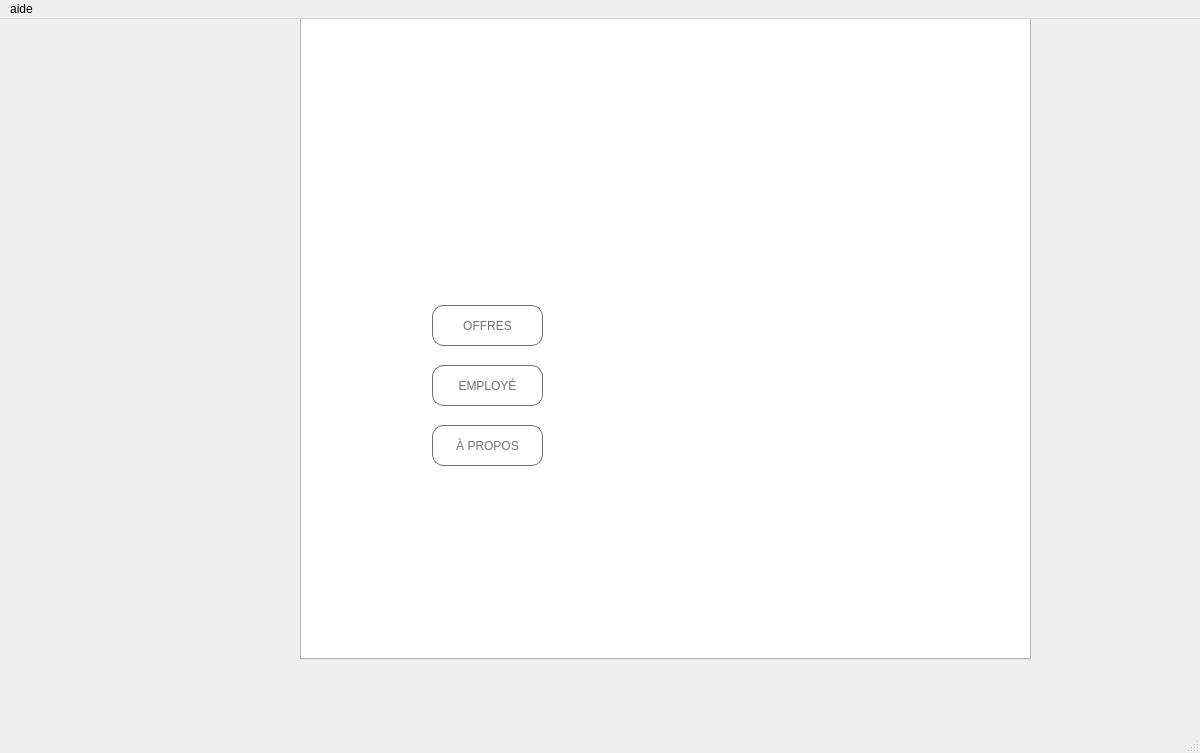
<?xml version="1.0" encoding="UTF-8"?>
<ui version="4.0">
 <class>Accueille</class>
 <widget class="QMainWindow" name="Accueille">
  <property name="geometry">
   <rect>
    <x>0</x>
    <y>0</y>
    <width>1200</width>
    <height>753</height>
   </rect>
  </property>
  <property name="windowTitle">
   <string>Accueille</string>
  </property>
  <widget class="QWidget" name="centralwidget">
   <property name="styleSheet">
    <string notr="true"/>
   </property>
   <widget class="QTabWidget" name="tabWidget">
    <property name="geometry">
     <rect>
      <x>300</x>
      <y>-30</y>
      <width>731</width>
      <height>671</height>
     </rect>
    </property>
    <property name="toolTip">
     <string>&lt;html&gt;&lt;head/&gt;&lt;body&gt;&lt;p&gt;&lt;br/&gt;&lt;/p&gt;&lt;/body&gt;&lt;/html&gt;</string>
    </property>
    <property name="whatsThis">
     <string>&lt;html&gt;&lt;head/&gt;&lt;body&gt;&lt;p&gt;&lt;br/&gt;&lt;/p&gt;&lt;/body&gt;&lt;/html&gt;</string>
    </property>
    <property name="styleSheet">
     <string notr="true">background-color: rgb(255, 255, 255);</string>
    </property>
    <property name="currentIndex">
     <number>0</number>
    </property>
    <widget class="QWidget" name="acceuil">
     <property name="styleSheet">
      <string notr="true"/>
     </property>
     <attribute name="title">
      <string>ACCUEIL</string>
     </attribute>
     <widget class="QLabel" name="label">
      <property name="geometry">
       <rect>
        <x>50</x>
        <y>40</y>
        <width>621</width>
        <height>561</height>
       </rect>
      </property>
      <property name="styleSheet">
       <string notr="true">border-image: url(:/resource/resource/bg.png);</string>
      </property>
      <property name="text">
       <string/>
      </property>
     </widget>
     <widget class="QPushButton" name="offre">
      <property name="geometry">
       <rect>
        <x>130</x>
        <y>290</y>
        <width>111</width>
        <height>41</height>
       </rect>
      </property>
      <property name="styleSheet">
       <string notr="true">
QPushButton{

border: 1px solid #707070;
border-radius: 11px;
font-family: &quot;Century Gothic&quot;;
color: #707070;

}

QPushButton:hover{
    background-color: #3F7146;
    color: #FFF;
}</string>
      </property>
      <property name="text">
       <string>OFFRES</string>
      </property>
     </widget>
     <widget class="QPushButton" name="employee">
      <property name="geometry">
       <rect>
        <x>130</x>
        <y>350</y>
        <width>111</width>
        <height>41</height>
       </rect>
      </property>
      <property name="styleSheet">
       <string notr="true">
QPushButton{

border: 1px solid #707070;
border-radius: 11px;
font-family: &quot;Century Gothic&quot;;
color: #707070;

}

QPushButton:hover{
    background-color: #3F7146;
    color: #FFF;
}</string>
      </property>
      <property name="text">
       <string>EMPLOYÉ</string>
      </property>
     </widget>
     <widget class="QPushButton" name="apropos">
      <property name="geometry">
       <rect>
        <x>130</x>
        <y>410</y>
        <width>111</width>
        <height>41</height>
       </rect>
      </property>
      <property name="styleSheet">
       <string notr="true">
QPushButton{

border: 1px solid #707070;
border-radius: 11px;
font-family: &quot;Century Gothic&quot;;
color: #707070;

}

QPushButton:hover{
    background-color: #3F7146;
    color: #FFF;
}</string>
      </property>
      <property name="text">
       <string>À PROPOS</string>
      </property>
     </widget>
    </widget>
    <widget class="QWidget" name="tabE">
     <attribute name="title">
      <string>EMPLOYE</string>
     </attribute>
     <widget class="QLabel" name="label_2">
      <property name="geometry">
       <rect>
        <x>-10</x>
        <y>-40</y>
        <width>731</width>
        <height>661</height>
       </rect>
      </property>
      <property name="styleSheet">
       <string notr="true">border-image: url(:/resource/resource/background interface.png);</string>
      </property>
      <property name="text">
       <string/>
      </property>
     </widget>
     <widget class="QLabel" name="label_3">
      <property name="geometry">
       <rect>
        <x>150</x>
        <y>20</y>
        <width>411</width>
        <height>20</height>
       </rect>
      </property>
      <property name="styleSheet">
       <string notr="true">background: transparent;</string>
      </property>
      <property name="text">
       <string>EMPLOYE</string>
      </property>
      <property name="alignment">
       <set>Qt::AlignCenter</set>
      </property>
     </widget>
     <widget class="QLabel" name="label_4">
      <property name="geometry">
       <rect>
        <x>220</x>
        <y>110</y>
        <width>271</width>
        <height>21</height>
       </rect>
      </property>
      <property name="styleSheet">
       <string notr="true">background-color: rgb(255, 255, 255);
font: 81 9pt &quot;Cantarell&quot;;
color:black;</string>
      </property>
      <property name="text">
       <string>INFORMATIONS SUR L'EMPLOYÉ</string>
      </property>
      <property name="alignment">
       <set>Qt::AlignCenter</set>
      </property>
     </widget>
     <widget class="QLabel" name="label_5">
      <property name="geometry">
       <rect>
        <x>150</x>
        <y>150</y>
        <width>401</width>
        <height>311</height>
       </rect>
      </property>
      <property name="styleSheet">
       <string notr="true">background-color: rgb(255, 255, 255);
border-radius:10px;</string>
      </property>
      <property name="text">
       <string/>
      </property>
     </widget>
     <widget class="QPushButton" name="acceuilEmployee">
      <property name="geometry">
       <rect>
        <x>290</x>
        <y>540</y>
        <width>121</width>
        <height>27</height>
       </rect>
      </property>
      <property name="styleSheet">
       <string notr="true">background-color: rgb(255, 255, 255);
color:black;
border:2px solid;
border-color: rgb(44, 77, 49);</string>
      </property>
      <property name="text">
       <string>ACCUEIL</string>
      </property>
     </widget>
     <widget class="QPushButton" name="valider">
      <property name="geometry">
       <rect>
        <x>220</x>
        <y>490</y>
        <width>87</width>
        <height>27</height>
       </rect>
      </property>
      <property name="text">
       <string>valider</string>
      </property>
     </widget>
     <widget class="QPushButton" name="suprimer">
      <property name="geometry">
       <rect>
        <x>390</x>
        <y>490</y>
        <width>87</width>
        <height>27</height>
       </rect>
      </property>
      <property name="text">
       <string>supprimer</string>
      </property>
     </widget>
     <widget class="QWidget" name="layoutWidget">
      <property name="geometry">
       <rect>
        <x>170</x>
        <y>160</y>
        <width>351</width>
        <height>281</height>
       </rect>
      </property>
      <layout class="QVBoxLayout" name="verticalLayout">
       <item>
        <layout class="QHBoxLayout" name="horizontalLayout">
         <item>
          <widget class="QLabel" name="label_6">
           <property name="styleSheet">
            <string notr="true">font: 8pt &quot;Cantarell&quot;;
color:black;
</string>
           </property>
           <property name="text">
            <string>NOM:</string>
           </property>
          </widget>
         </item>
         <item>
          <widget class="QLineEdit" name="nom">
           <property name="styleSheet">
            <string notr="true">border:1px solid rgb(154, 153, 150);
background-color: rgb(255, 255, 255);
border-radius:3px;</string>
           </property>
          </widget>
         </item>
        </layout>
       </item>
       <item>
        <layout class="QHBoxLayout" name="horizontalLayout_2">
         <item>
          <widget class="QLabel" name="label_15">
           <property name="styleSheet">
            <string notr="true">font: 8pt &quot;Cantarell&quot;;
color:black;
</string>
           </property>
           <property name="text">
            <string>PRENOM:</string>
           </property>
          </widget>
         </item>
         <item>
          <widget class="QLineEdit" name="prenom">
           <property name="styleSheet">
            <string notr="true">border:1px solid rgb(154, 153, 150);
background-color: rgb(255, 255, 255);
border-radius:3px;</string>
           </property>
          </widget>
         </item>
        </layout>
       </item>
       <item>
        <layout class="QHBoxLayout" name="horizontalLayout_11">
         <property name="rightMargin">
          <number>30</number>
         </property>
         <item>
          <widget class="QLabel" name="label_16">
           <property name="styleSheet">
            <string notr="true">font: 8pt &quot;Cantarell&quot;;
color:black;
</string>
           </property>
           <property name="text">
            <string>DATE DE NAISSANCE:</string>
           </property>
          </widget>
         </item>
         <item>
          <widget class="QDateEdit" name="dateDeNaissance">
           <property name="timeSpec">
            <enum>Qt::LocalTime</enum>
           </property>
          </widget>
         </item>
        </layout>
       </item>
       <item>
        <layout class="QHBoxLayout" name="horizontalLayout_13">
         <property name="rightMargin">
          <number>30</number>
         </property>
         <item>
          <widget class="QLabel" name="label_18">
           <property name="styleSheet">
            <string notr="true">font: 8pt &quot;Cantarell&quot;;
color:black;
</string>
           </property>
           <property name="text">
            <string>ANNÉE D'EMBAUCHE:</string>
           </property>
          </widget>
         </item>
         <item>
          <widget class="QDateEdit" name="anneeDembauche"/>
         </item>
        </layout>
       </item>
       <item>
        <layout class="QHBoxLayout" name="horizontalLayout_12">
         <item>
          <widget class="QLabel" name="label_17">
           <property name="styleSheet">
            <string notr="true">font: 8pt &quot;Cantarell&quot;;
color:black;
</string>
           </property>
           <property name="text">
            <string>SEXE:</string>
           </property>
          </widget>
         </item>
         <item>
          <widget class="QRadioButton" name="homme">
           <property name="text">
            <string>Homme</string>
           </property>
          </widget>
         </item>
         <item>
          <widget class="QRadioButton" name="femme">
           <property name="text">
            <string>Femme</string>
           </property>
          </widget>
         </item>
        </layout>
       </item>
       <item>
        <layout class="QHBoxLayout" name="horizontalLayout_9">
         <property name="rightMargin">
          <number>0</number>
         </property>
         <item>
          <widget class="QLabel" name="label_13">
           <property name="styleSheet">
            <string notr="true">font: 8pt &quot;Cantarell&quot;;
color:black;
</string>
           </property>
           <property name="text">
            <string>MATRICULE:</string>
           </property>
          </widget>
         </item>
         <item>
          <widget class="QLineEdit" name="matricule">
           <property name="styleSheet">
            <string notr="true">border:1px solid rgb(154, 153, 150);
background-color: rgb(255, 255, 255);
border-radius:3px;</string>
           </property>
          </widget>
         </item>
        </layout>
       </item>
       <item>
        <layout class="QHBoxLayout" name="horizontalLayout_3">
         <item>
          <widget class="QLabel" name="label_14">
           <property name="styleSheet">
            <string notr="true">font: 8pt &quot;Cantarell&quot;;
color:black;
</string>
           </property>
           <property name="text">
            <string>FONCTION</string>
           </property>
          </widget>
         </item>
         <item>
          <widget class="QComboBox" name="fonction"/>
         </item>
        </layout>
       </item>
      </layout>
     </widget>
    </widget>
    <widget class="QWidget" name="tabO">
     <attribute name="title">
      <string>OFFRES</string>
     </attribute>
     <widget class="QLabel" name="label_19">
      <property name="geometry">
       <rect>
        <x>-10</x>
        <y>-40</y>
        <width>731</width>
        <height>671</height>
       </rect>
      </property>
      <property name="styleSheet">
       <string notr="true">border-image: url(:/resource/resource/background interface.png);</string>
      </property>
      <property name="text">
       <string/>
      </property>
     </widget>
     <widget class="QLabel" name="label_21">
      <property name="geometry">
       <rect>
        <x>170</x>
        <y>20</y>
        <width>361</width>
        <height>21</height>
       </rect>
      </property>
      <property name="styleSheet">
       <string notr="true">background:transparent;</string>
      </property>
      <property name="text">
       <string>OFFRES</string>
      </property>
      <property name="alignment">
       <set>Qt::AlignCenter</set>
      </property>
     </widget>
     <widget class="QPushButton" name="acceuilOffre">
      <property name="geometry">
       <rect>
        <x>290</x>
        <y>550</y>
        <width>111</width>
        <height>27</height>
       </rect>
      </property>
      <property name="styleSheet">
       <string notr="true">background-color: rgb(255, 255, 255);
color:black;
border:2px solid;
border-color: rgb(44, 77, 49);</string>
      </property>
      <property name="text">
       <string>ACCUEIL</string>
      </property>
     </widget>
     <widget class="QTableView" name="formationO">
      <property name="geometry">
       <rect>
        <x>90</x>
        <y>50</y>
        <width>531</width>
        <height>131</height>
       </rect>
      </property>
     </widget>
     <widget class="QTableView" name="stageO">
      <property name="geometry">
       <rect>
        <x>90</x>
        <y>190</y>
        <width>531</width>
        <height>131</height>
       </rect>
      </property>
     </widget>
     <widget class="QTableView" name="etude0">
      <property name="geometry">
       <rect>
        <x>90</x>
        <y>330</y>
        <width>531</width>
        <height>131</height>
       </rect>
      </property>
     </widget>
    </widget>
    <widget class="QWidget" name="tabEmpl">
     <attribute name="title">
      <string>EMPLOYEE</string>
     </attribute>
     <widget class="QLabel" name="label_20">
      <property name="geometry">
       <rect>
        <x>0</x>
        <y>-40</y>
        <width>731</width>
        <height>681</height>
       </rect>
      </property>
      <property name="styleSheet">
       <string notr="true">border-image: url(:/resource/resource/background interface.png);</string>
      </property>
      <property name="text">
       <string/>
      </property>
     </widget>
     <widget class="QLabel" name="label_7">
      <property name="geometry">
       <rect>
        <x>310</x>
        <y>20</y>
        <width>81</width>
        <height>20</height>
       </rect>
      </property>
      <property name="text">
       <string>EMPLOYEE</string>
      </property>
     </widget>
     <widget class="QTableView" name="formationE">
      <property name="geometry">
       <rect>
        <x>100</x>
        <y>60</y>
        <width>531</width>
        <height>121</height>
       </rect>
      </property>
     </widget>
     <widget class="QTableView" name="stageE">
      <property name="geometry">
       <rect>
        <x>100</x>
        <y>200</y>
        <width>531</width>
        <height>121</height>
       </rect>
      </property>
     </widget>
     <widget class="QPushButton" name="acceuilOffre_2">
      <property name="geometry">
       <rect>
        <x>300</x>
        <y>560</y>
        <width>111</width>
        <height>27</height>
       </rect>
      </property>
      <property name="styleSheet">
       <string notr="true">background-color: rgb(255, 255, 255);
color:black;
border:2px solid;
border-color: rgb(44, 77, 49);</string>
      </property>
      <property name="text">
       <string>ACCUEIL</string>
      </property>
     </widget>
     <widget class="QTableView" name="etudeE">
      <property name="geometry">
       <rect>
        <x>100</x>
        <y>330</y>
        <width>531</width>
        <height>121</height>
       </rect>
      </property>
     </widget>
    </widget>
   </widget>
  </widget>
  <widget class="QMenuBar" name="menubar">
   <property name="geometry">
    <rect>
     <x>0</x>
     <y>0</y>
     <width>1200</width>
     <height>24</height>
    </rect>
   </property>
   <widget class="QMenu" name="menuaide">
    <property name="title">
     <string>aide</string>
    </property>
    <addaction name="actionquiter"/>
   </widget>
   <addaction name="menuaide"/>
  </widget>
  <widget class="QStatusBar" name="statusbar"/>
  <action name="actionquiter">
   <property name="text">
    <string>quiter</string>
   </property>
   <property name="shortcut">
    <string>Ctrl+Q</string>
   </property>
  </action>
 </widget>
 <resources/>
 <connections/>
</ui>
